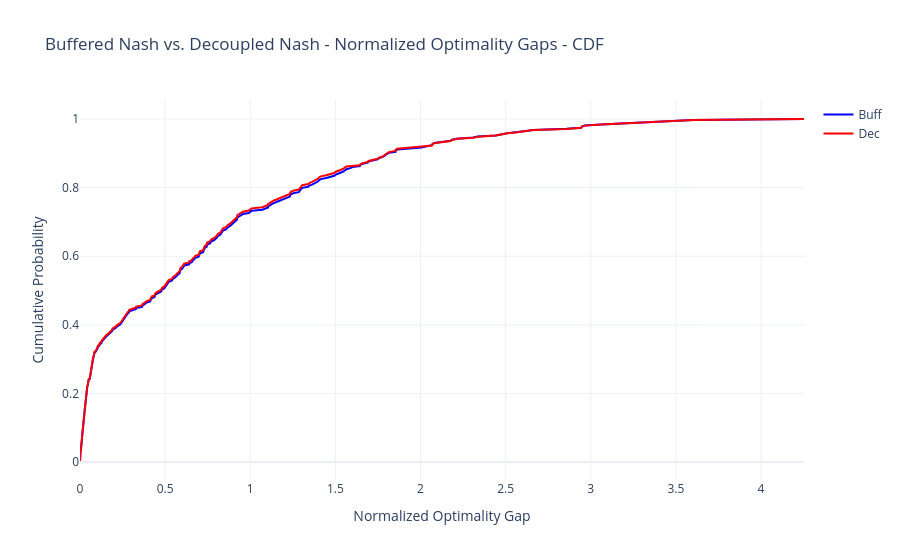

Write notebook code for a chart like this one.
### Code cell
import itertools
with open('../sim_res/buff/gaps_stats_with_nash_data.pkl', 'rb') as f:
    gaps_stats_with_nash_data = pickle.load(f)


buff_nash_gaps = list(itertools.chain(*gaps_stats_with_nash_data['buff_nash_gaps']))
# buff_nash_gaps = [min(gaps) for gaps in gaps_stats_with_nash_data['buff_nash_gaps']]
dec_nash_gaps = list(itertools.chain(*gaps_stats_with_nash_data['dec_nash_gaps']))
# dec_nash_gaps = [min(gaps) for gaps in gaps_stats_with_nash_data['dec_nash_gaps']]

# Compute CDFs
buff_gaps_normalized_sorted = np.sort(buff_nash_gaps)
dec_gaps_normalized_sorted = np.sort(dec_nash_gaps)

cdf1 = np.arange(1, len(buff_gaps_normalized_sorted) + 1) / len(buff_gaps_normalized_sorted)
cdf2 = np.arange(1, len(dec_gaps_normalized_sorted) + 1) / len(dec_gaps_normalized_sorted)

# Create figure
fig = go.Figure()

fig.add_trace(go.Scatter(x=buff_gaps_normalized_sorted, y=cdf1, mode='lines', name="Buff", line=dict(color='blue')))
fig.add_trace(go.Scatter(x=dec_gaps_normalized_sorted, y=cdf2, mode='lines', name="Dec", line=dict(color='red')))

# Layout
fig.update_layout(title="Buffered Nash vs. Decoupled Nash - Normalized Optimality Gaps - CDF",
                  xaxis_title="Normalized Optimality Gap",
                  yaxis_title="Cumulative Probability",
                  template="plotly_white")

# Show figure
fig.show()

### Figure 1 — Plotly figure (JSON) as saved in the notebook; plotly's stock layout.template omitted (floating-point values rounded to 4 significant figures; data arrays with more than 128 entries replaced by an {"elided": "..."} marker saying what was removed)
{"data": [{"line": {"color": "blue"}, "mode": "lines", "name": "Buff", "type": "scatter", "x": {"elided": "314 float values"}, "y": {"elided": "314 float values"}}, {"line": {"color": "red"}, "mode": "lines", "name": "Dec", "type": "scatter", "x": {"elided": "311 float values"}, "y": {"elided": "311 float values"}}], "layout": {"autosize": true, "title": {"text": "Buffered Nash vs. Decoupled Nash - Normalized Optimality Gaps - CDF"}, "xaxis": {"autorange": true, "range": [0.00013, 4.252], "title": {"text": "Normalized Optimality Gap"}, "type": "linear"}, "yaxis": {"autorange": true, "range": [-0.05219, 1.055], "title": {"text": "Cumulative Probability"}, "type": "linear"}}}
